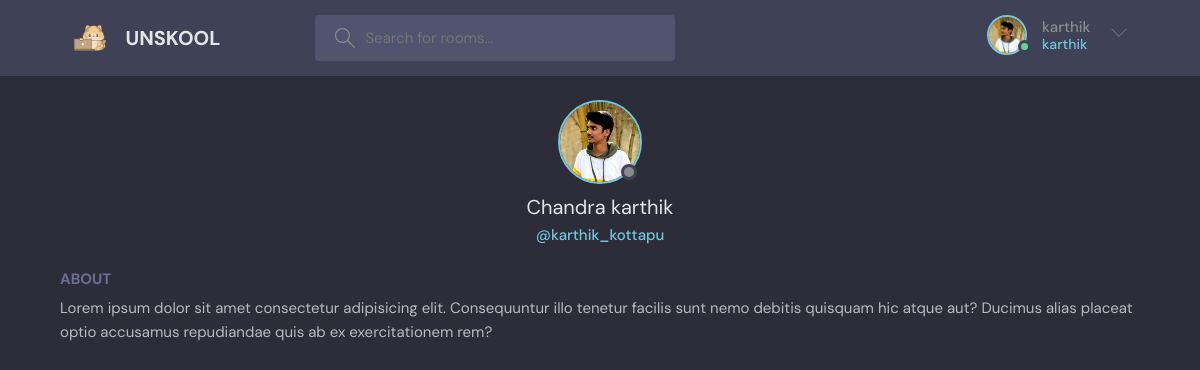
Page /more/ (signed in) on the committed database.
### shazam/models.py (models this page shows)
class User(AbstractUser):
    name=models.CharField(max_length=200,null=True)
    following = models.ManyToManyField(
        "self", blank=True, related_name="followers", symmetrical=False
    )
    email=models.EmailField(unique=True,null=True)
    bio=models.TextField(null=True)
    avatar=models.ImageField(null=True,default="avatar.svg")
    USERNAME_FIELD='email'
    REQUIRED_FIELDS=[]

### shazam/views.py (the view)
# urls.py: path('more/',views.more,name='more' ),
def more(request):
    return render(request,'shazam/more.html')

### shazam/templates/shazam/more.html
{% extends 'main.html' %}
{% load static %}
{% block content %}
  <main class="profile-page layout layout--1">
    <div class="container">
      <div class="roomList">
        <div class="profile">
          <div class="profile__avatar">
            <div class="avatar avatar--large">
              <img src="  {% static 'images/developer.jpeg' %}" />
            </div>
          </div>
          <div class="profile__info">
            <h3>Chandra karthik</h3>
            <p>@karthik_kottapu</p>
          </div>
          <div class="profile__about">
            <h3>About</h3>
            <p>
              Lorem ipsum dolor sit amet consectetur adipisicing elit. Consequuntur illo tenetur
              facilis sunt nemo debitis quisquam hic atque aut? Ducimus alias placeat optio
              accusamus repudiandae quis ab ex exercitationem rem?
            </p>
          </div>
        </div>
      </div>
    </div>
  </main>
  {% endblock content %}

### templates/nav.html (shortened to what this page needs)
{% load static %}
<header class="header header--loggedIn">
    <div class="container">
      <a href="{% url 'home' %}" class="header__logo">
        <img src="{% static 'images/logo.svg'%}" />
        <h1>UNSKOOL</h1>
      </a>
      <form class="header__search" method="GET" action="{% url 'home' %}">
        <label>
          <input type="text" name="q" placeholder="Search for rooms..." />
        </label>
      </form>
      <nav class="header__menu">
        {% if request.user.is_authenticated%}
        <div class="header__user">
          <a href="{% url 'update-user' %}">
            <div class="avatar avatar--medium active">
              <img src="{{request.user.avatar.url}}" />
            </div>
            <p>{{request.user.username}} <span>{{request.user.username}}</span></p>
          </a>
          <button class="dropdown-button">
            <svg version="1.1" xmlns="http://www.w3.org/2000/svg" width="32" height="32" viewBox="0 0 32 32">
              <title>chevron-down</title>
              <path d="M16 21l-13-13h-3l16 16 16-16h-3l-13 13z"></path>
            </svg>
          </button>
        </div>
        {% else %}
        <a href=" {% url 'login_page' %}">
          <img src="{% static 'images/avatar.svg'%}" />
          <p>Login</p>
        </a>
        {% endif %}
      </nav>
    </div>
  </header>

### static/styles/style.css (style rules this page uses)
:root { --color-main: #71c6dd; --color-main-light: #e1f6fb; --color-dark: #3f4156; --color-dark-medium: #51546e; --color-dark-light: #696d97; --color-light: #e5e5e5; --color-gray: #8b8b8b; --color-light-gray: #b2bdbd; --color-bg: #2d2d39; --color-success: #5dd693; --color-error: #fc4b0b; }
* { font-family: "DM Sans", -apple-system, BlinkMacSystemFont, "Segoe UI", Roboto, Oxygen, Ubuntu, Cantarell, "Open Sans", "Helvetica Neue", sans-serif; margin: 0; padding: 0; box-sizing: border-box; text-rendering: optimizeLegibility; font-size: inherit; }
html { font-size: 56.25%; }
@media only screen and (min-width: 1200px) { html { font-size: 62.5%; } }
body { line-height: 1.6; font-weight: 400; font-size: 1.5rem; color: var(--color-light-gray); background-color: var(--color-bg); min-height: 100vh; }
img { width: 100%; }
a { display: inline-block; color: var(--color-main); text-decoration: none; }
.container { max-width: 120rem; width: 90%; margin: auto; }
.avatar { position: relative; display: inline-block; border-radius: 50%; border: 2px solid var(--color-main); }
.avatar img { display: block; border-radius: 50%; object-fit: cover; object-position: center; }
.avatar::after { content: ""; display: block; position: absolute; background-color: var(--color-gray); z-index: 111; border-radius: 50%; border: 0.3rem solid var(--color-dark); }
.avatar.active::after { background-color: var(--color-success); }
.avatar.avatar--medium img { width: 3.6rem; height: 3.6rem; border-radius: 50%; }
.avatar.avatar--medium:after { width: 0.7rem; height: 0.7rem; bottom: 0px; right: -6px; }
.avatar.avatar--large img { display: block; width: 8rem; height: 8rem; border-radius: 50%; }
.avatar.avatar--large:after { width: 1rem; height: 1rem; bottom: 2px; right: 3.5px; }
.header { padding: 1.5rem; background-color: var(--color-dark); }
.header > .container { display: flex; gap: 9.5rem; }
.header__logo, .header__user { display: flex; gap: 2rem; align-items: center; }
.header__logo > img { height: 3.2rem; width: 3.2rem; }
.header__logo > h1 { font-weight: 700; font-size: 2rem; color: var(--color-light); }
.header__search > label { background-color: var(--color-dark-medium); padding: 1.3rem 1rem; display: flex; align-items: center; gap: 1rem; border-radius: 4px; }
.header__search svg { fill: var(--color-gray); width: 2rem; height: 2rem; margin-left: 1rem; }
.header__search input { width: 30rem; background: transparent; border: none; outline: none; color: var(--color-light); }
.header__menu { margin-left: auto; position: relative; }
.header__menu a { display: flex; gap: 1.5rem; align-items: center; font-weight: 500; text-decoration: none; color: var(--color-gray); }
.header__menu img { height: 3.6rem; }
.header__menu p { line-height: 1.2; }
.header__menu span { color: var(--color-main); font-weight: 500; font-size: 1.4rem; display: block; }
.header__menu svg { width: 1.6rem; height: 1.6rem; fill: var(--color-dark-light); }
.dropdown-button { background: transparent; border: 0; outline: 0; cursor: pointer; }
.layout { margin-top: 2.4rem; }
.layout > .container { display: flex; justify-content: space-between; align-items: flex-start; }
.profile { margin-bottom: 3rem; }
.profile__avatar { text-align: center; }
.profile__info { text-align: center; }
.profile__info h3 { font-size: 2rem; color: var(--color-light); font-weight: 400; }
.profile__info p { color: var(--color-main); font-weight: 500; margin-bottom: 1rem; }
.profile__about { margin-top: 2rem; }
.profile__about h3 { text-transform: uppercase; color: var(--color-dark-light); margin-bottom: 0.5rem; }

### rows in the picture
User: user.avatar (picture), user.username "karthik"
